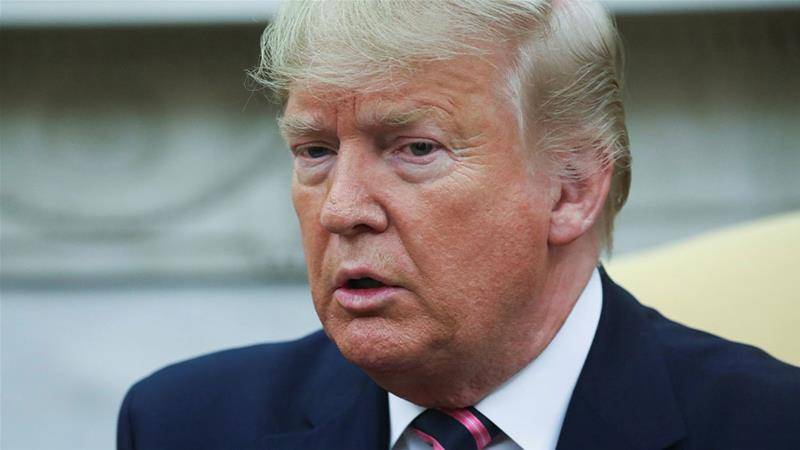
#> input picture images/donald-trump/1.jpg, 800 x 450 px
$ python -i face-detect.py   (imports and definitions only)
#> lines starting #> are read from the running program, lines starting #| are printed output that depends on the picture
#> further down, picture is the input picture: shape (450, 800, 3); mean B, G, R 120.9, 123.1, 124.9
from __future__ import print_function
import numpy as numpy
import cv2
import pickle
import argparse

USER_ID = "zack-ren"
LOCKED = True

def faceDetect(frame):
	#Turn output into mirror
	global LOCKED
	frame = cv2.flip(frame, 1)
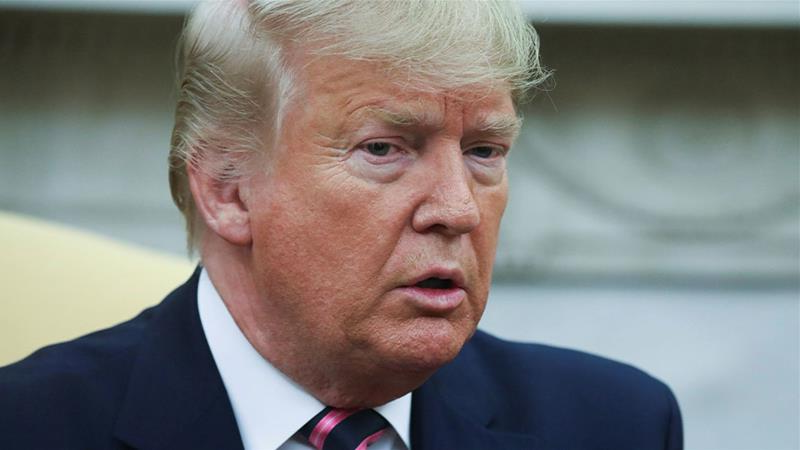
#> frame: shape (450, 800, 3); mean of channels 0, 1, 2 120.9, 123.1, 124.9; drawn as B, G, R
	frame_gray = cv2.cvtColor(frame,cv2.COLOR_BGR2GRAY)
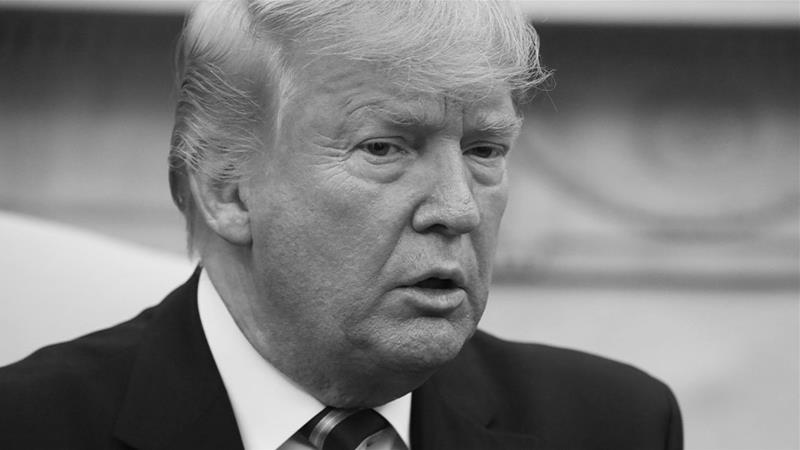
#> frame_gray: shape (450, 800); min 1, max 245, mean 123.4
	frame_gray = cv2.equalizeHist(frame_gray)
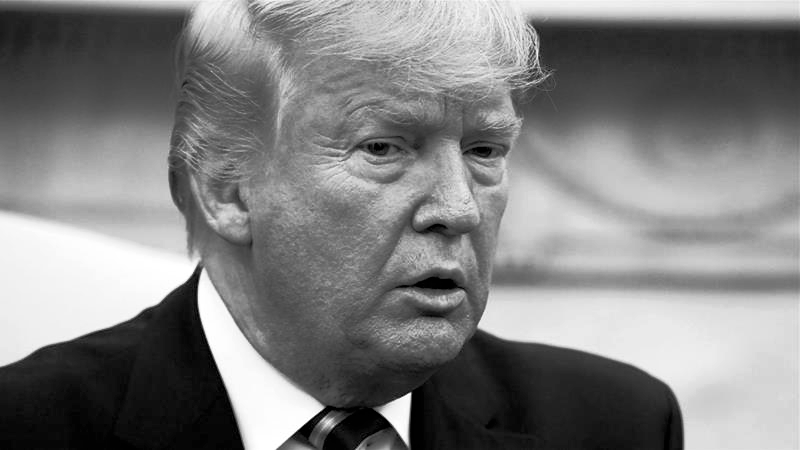
#> frame_gray: shape (450, 800); min 0, max 255, mean 128.2
#> (the run stopped early here; a loop or call above may not have finished)

$ run again, on images/donald-trump/2.jpg
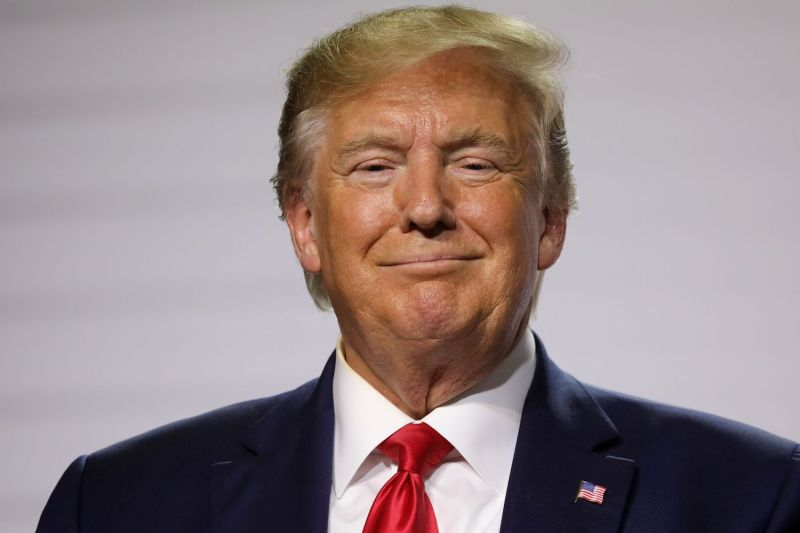
#> input picture images/donald-trump/2.jpg, 800 x 533 px
#> picture is the input picture: shape (533, 800, 3); mean B, G, R 135.6, 134.6, 150
#> in faceDetect, `frame = cv2.flip(frame, 1)`:
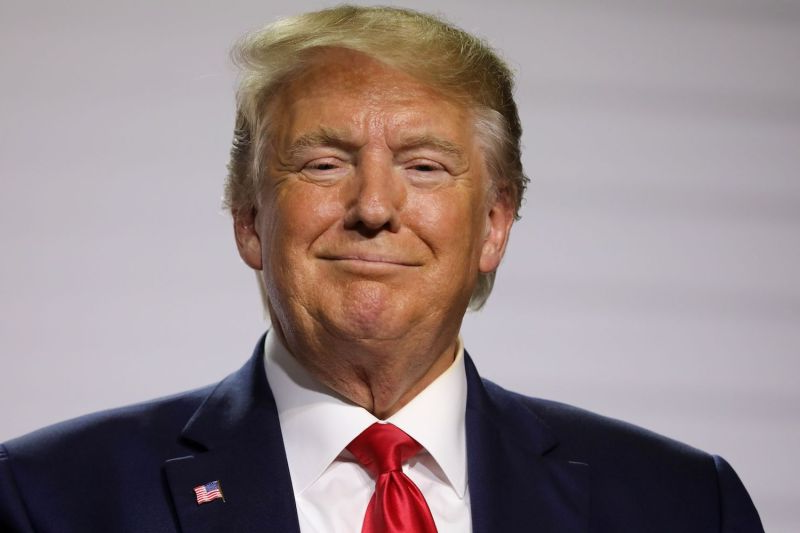
#> frame: shape (533, 800, 3); mean of channels 0, 1, 2 135.6, 134.6, 150; drawn as B, G, R
#> in faceDetect, `frame_gray = cv2.equalizeHist(frame_gray)`:
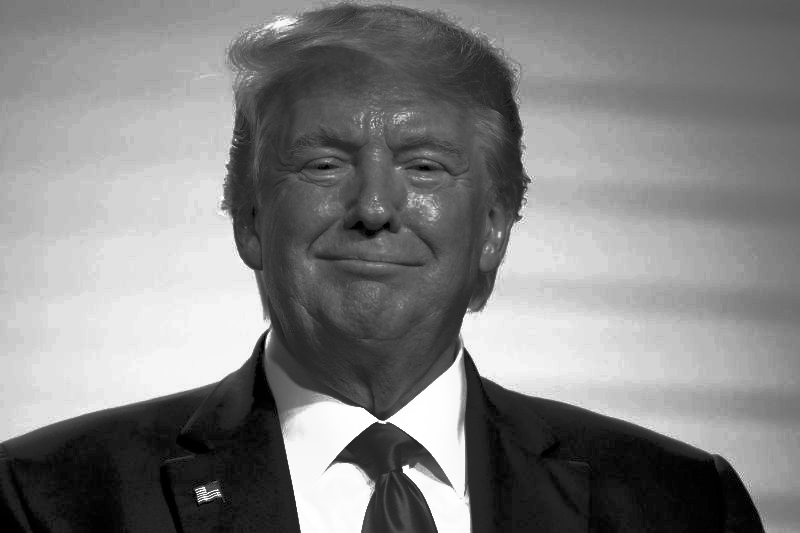
#> frame_gray: shape (533, 800); min 0, max 255, mean 129

$ run again, on images/donald-trump/3.jpg
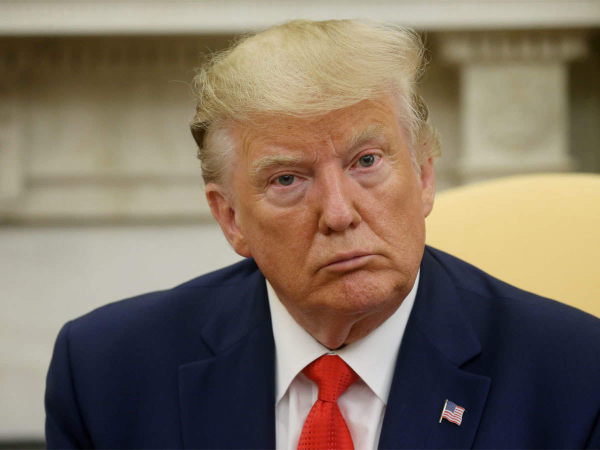
#> input picture images/donald-trump/3.jpg, 1200 x 900 px (shown at 1/2 size)
#> picture is the input picture: shape (900, 1200, 3); mean B, G, R 97.1, 113.2, 128
#> in faceDetect, `frame = cv2.flip(frame, 1)`:
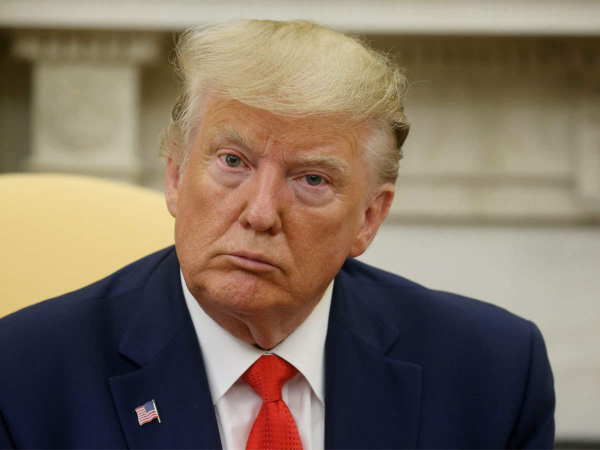
#> frame: shape (900, 1200, 3) (shown at 1/2 size); mean of channels 0, 1, 2 97.1, 113.2, 128; drawn as B, G, R
#> in faceDetect, `frame_gray = cv2.equalizeHist(frame_gray)`:
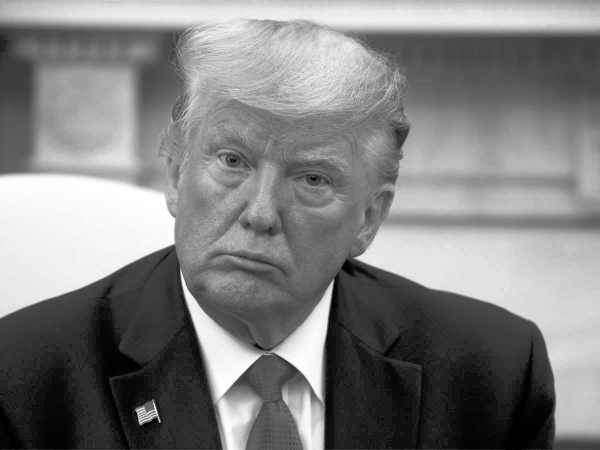
#> frame_gray: shape (900, 1200) (shown at 1/2 size); min 0, max 255, mean 128.4
